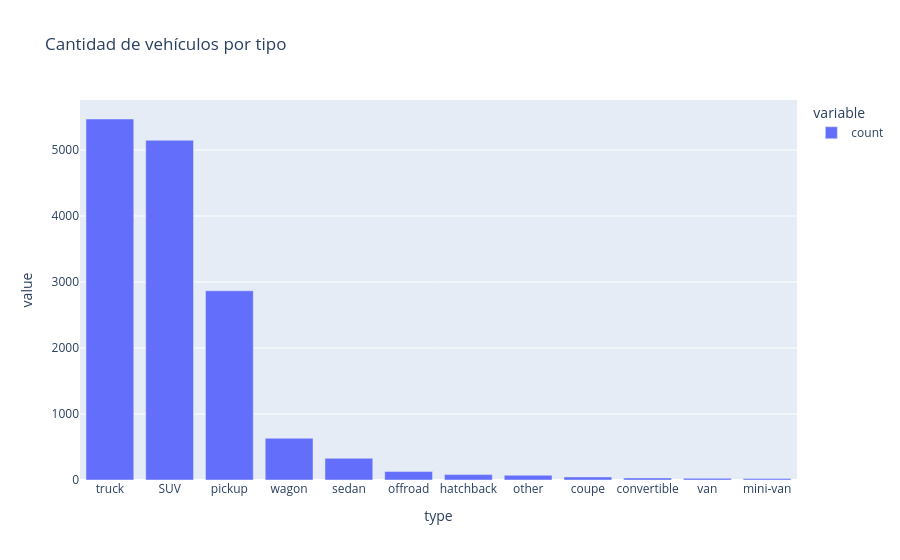

Source (notebook cell):
### Code cell
fig = px.bar(
    df_clean['type'].value_counts(),
    title='Cantidad de vehículos por tipo'
)

fig.show()

### Figure 1 — Plotly figure (JSON) as saved in the notebook; plotly's stock layout.template omitted (floating-point values rounded to 4 significant figures)
{"data": [{"hovertemplate": "variable=count<br>type=%{x}<br>value=%{y}<extra></extra>", "legendgroup": "count", "marker": {"color": "#636efa", "pattern": {"shape": ""}}, "name": "count", "orientation": "v", "showlegend": true, "textposition": "auto", "type": "bar", "x": ["truck", "SUV", "pickup", "wagon", "sedan", "offroad", "hatchback", "other", "coupe", "convertible", "van", "mini-van"], "xaxis": "x", "y": [5470, 5148, 2867, 633, 329, 128, 82, 72, 46, 31, 25, 21], "yaxis": "y"}], "layout": {"barmode": "relative", "legend": {"title": {"text": "variable"}, "tracegroupgap": 0}, "title": {"text": "Cantidad de vehículos por tipo"}, "xaxis": {"anchor": "y", "domain": [0, 1], "title": {"text": "type"}}, "yaxis": {"anchor": "x", "domain": [0, 1], "title": {"text": "value"}}}}
